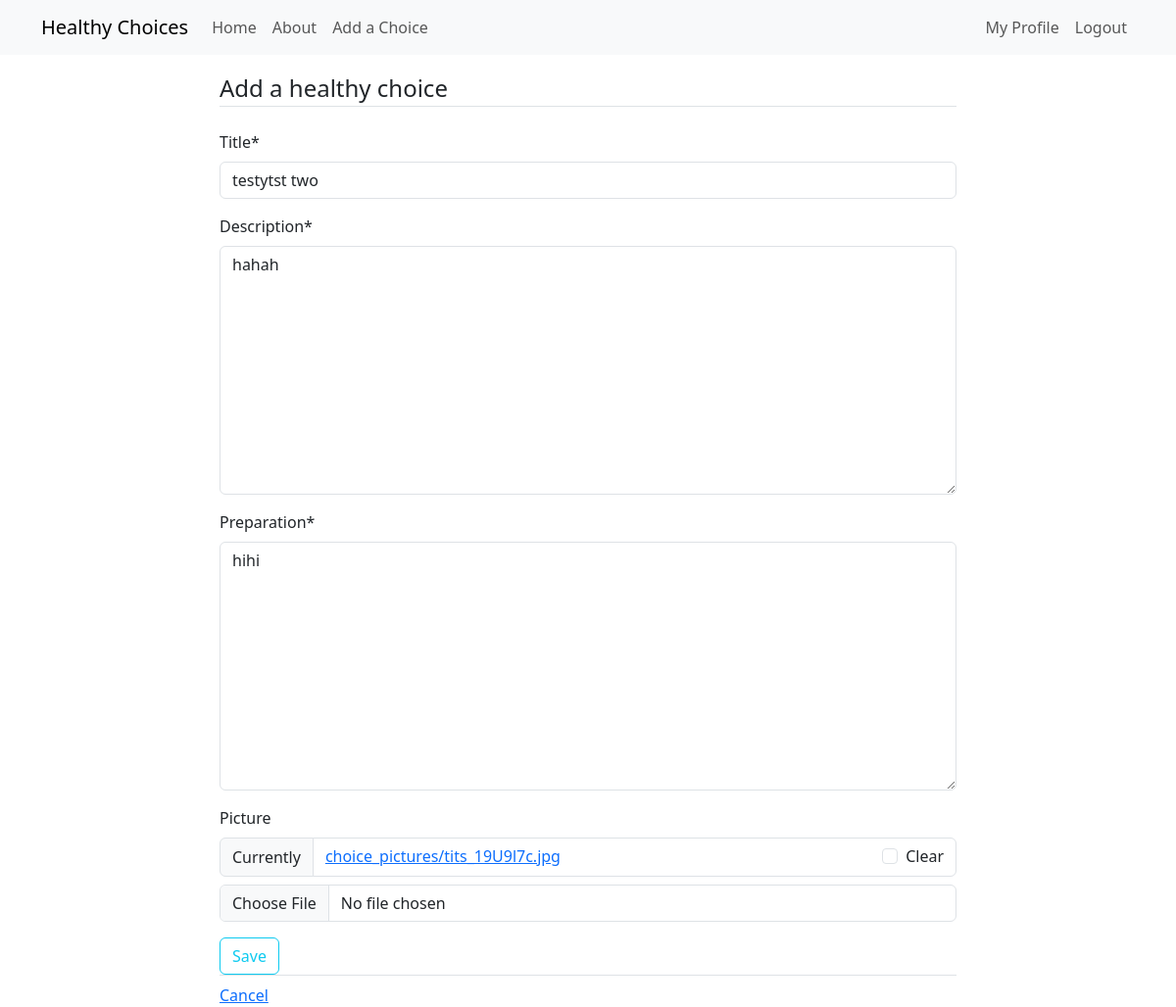
/choice/11/update (signed in), run on the app's committed database.
### choices/models.py (models this page shows, shortened)
class Choice(models.Model):
    title = models.CharField(max_length=100)
    picture = models.ImageField(upload_to='choice_pictures', blank=True, null=True)
    description = models.TextField()
    author = models.ForeignKey(User, on_delete=models.CASCADE)
    date_posted = models.DateTimeField(auto_now_add=True)
    date_updated = models.DateTimeField(auto_now=True)
    preparation = models.TextField(max_length=1000, default='')

### choices/views.py (the view, shortened to what this page needs)
# urls.py: path('choice/<int:pk>/update', views.ChoiceUpdateView.as_view(), name='choices-update'),
class ChoiceUpdateView(LoginRequiredMixin, UserPassesTestMixin, UpdateView):
    model = Choice
    form_class = ChoiceForm
    template_name = 'choices/choice_form.html'
    def test_func(self):
        choice = self.get_object()
        if self.request.user == choice.author:
            return True
        return False

### choices/views.py (shortened to what this page needs)
class ChoiceForm(forms.ModelForm):
    class Meta:
        model = Choice
        fields = ['title', 'description', 'preparation', 'picture']
    def __init__(self, *args, **kwargs):
        super().__init__(*args, **kwargs)
        self.fields['picture'].required = False

### choices/templates/choices/choice_form.html (shortened to what this page needs)
{% extends "choices/base.html" %}
{% load crispy_forms_tags %}
{% block content %}
    <div class="container">
        <form method="POST" enctype="multipart/form-data">
            <fieldset class="form-group">
                <legend class="border-bottom mb-4">Add a healthy choice</legend>
                {{ form|crispy }}
            </fieldset>
            <div class="form-group">
                <button class="btn btn-outline-info" type="submit" value="save">Save</button>
        </form>
        <div class="border-top pt-2">
            <a href="{% url 'choices-home' %}">Cancel</a>
        </div>
    </div>
{% endblock content %}

### data on the page
Choice: title "testytst two", description "hahah", preparation "hihi"
